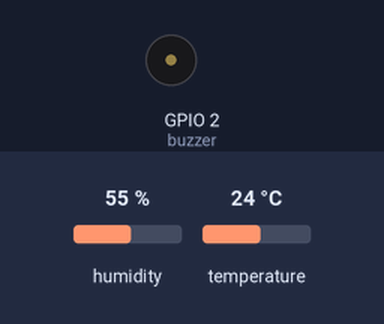
A sketch run on a simulated ESP32. Shown: buzzer (waves = sounding). The inputs (shaded band) are chosen by the test bench; at power-on: temperature 24 °C, humidity 55 %. WiFi joins after 1.5 s; servers stay silent unless stated; what the sketch prints to the serial monitor is not drawn.

Above: at 2.7 s.
2.8 s: temperature set to 34 °C
7.7 s: temperature set to 37 °C
At 10.6 s:
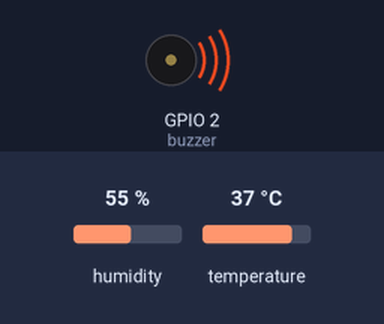
16.9 s: humidity set to 68 %
21.8 s: humidity set to 71 %
At 22.6 s:
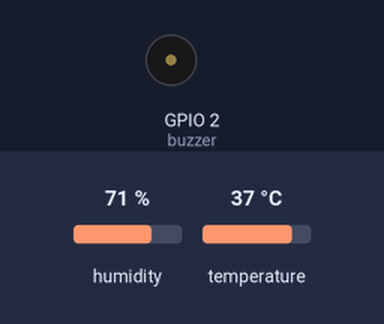
Timing chart, 0 to 24.8 s (numbered marks = the images above; inputs shaded):
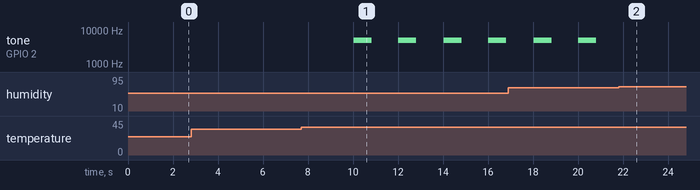

Measured:
- the behaviour switches between 35 and 36 °C on temperature (found by bisection; images 0 and 1)
- the behaviour switches between 69 and 70 % on humidity (found by bisection; images 1 and 2)
- after the input at 2.8 s, every drawn part: stays the same
- after the input at 7.7 s, tone on GPIO 2 (buzzer): alternates 5000 Hz for 0.80 s and silent for 1.2 s, starting after 2.3 s
- after the input at 21.8 s, tone on GPIO 2 (buzzer): stops changing and stays silent

The sketch:

UDP.ino
```cpp
#include <WiFi.h>
#include <WiFiUdp.h>
#include <DHT.h>

// WiFi Settings
const char* ssid     = "Nothing";
const char* password = "rd123456";

// UDP Settings
WiFiUDP udp;
const char* remote_ip   = "10.56.153.172";
const int   remote_port = 4210;

// DHT11 Settings
#define DHTPIN   4
#define buzzer   2
#define DHTTYPE  DHT11
DHT dht(DHTPIN, DHTTYPE);

// ── Non-blocking timing ───────────────────────────────────────────────
// DHT11 needs ≥ 2 s between reads; everything else (UDP receive) runs
// every loop iteration so the buzzer reacts with < 200 ms latency.
const unsigned long DHT_INTERVAL_MS = 2000;
unsigned long lastDhtMs = 0;

void setup() {
  Serial.begin(115200);
  pinMode(buzzer, OUTPUT);
  dht.begin();

  WiFi.begin(ssid, password);
  while (WiFi.status() != WL_CONNECTED) {
    delay(500);
    Serial.print(".");
  }
  Serial.println("\nWiFi Connected");
  Serial.print("IP: ");
  Serial.println(WiFi.localIP());

  // Open the UDP socket once at startup so we can always receive
  udp.begin(remote_port);
}

void loop() {
  unsigned long now = millis();

  // ── 1. Check for incoming fire-alert from the dashboard (every loop) ─
  // The Python server sends "2" when YOLO sees fire, "0" otherwise.
  // Because we check every loop (not just after a 2 s delay) latency
  // drops from ~2 s to < 200 ms.
  int pktLen = udp.parsePacket();
  if (pktLen > 0) {
    char buf[16] = {0};
    udp.read(buf, sizeof(buf) - 1);
    String response = String(buf);
    response.trim();
    Serial.println("Received: " + response);

    if (response == "2") {
      tone(buzzer, 5000, 500);
    }
  }

  // ── 2. Send DHT11 reading every DHT_INTERVAL_MS (non-blocking) ───────
  if (now - lastDhtMs >= DHT_INTERVAL_MS) {
    lastDhtMs = now;

    float h = dht.readHumidity();
    float t = dht.readTemperature();

    if (isnan(h) || isnan(t)) {
      Serial.println("Failed to read from DHT sensor!");
      return;
    }

    // Format and send UDP packet
    String message = "Temp: " + String(t, 2) + "C, Hum: " + String(h, 2) + "%";
    udp.beginPacket(remote_ip, remote_port);
    udp.print(message);
    udp.endPacket();
    Serial.println("Sent: " + message);

    // Local threshold alert (temperature or low humidity)
    if (t > 35.0 && h < 70.0) {
      Serial.println("THRESHOLD ALERT: Temp=" + String(t) + "C  Hum=" + String(h) + "%");
      tone(buzzer, 5000, 800);
    }
  }
}
```
